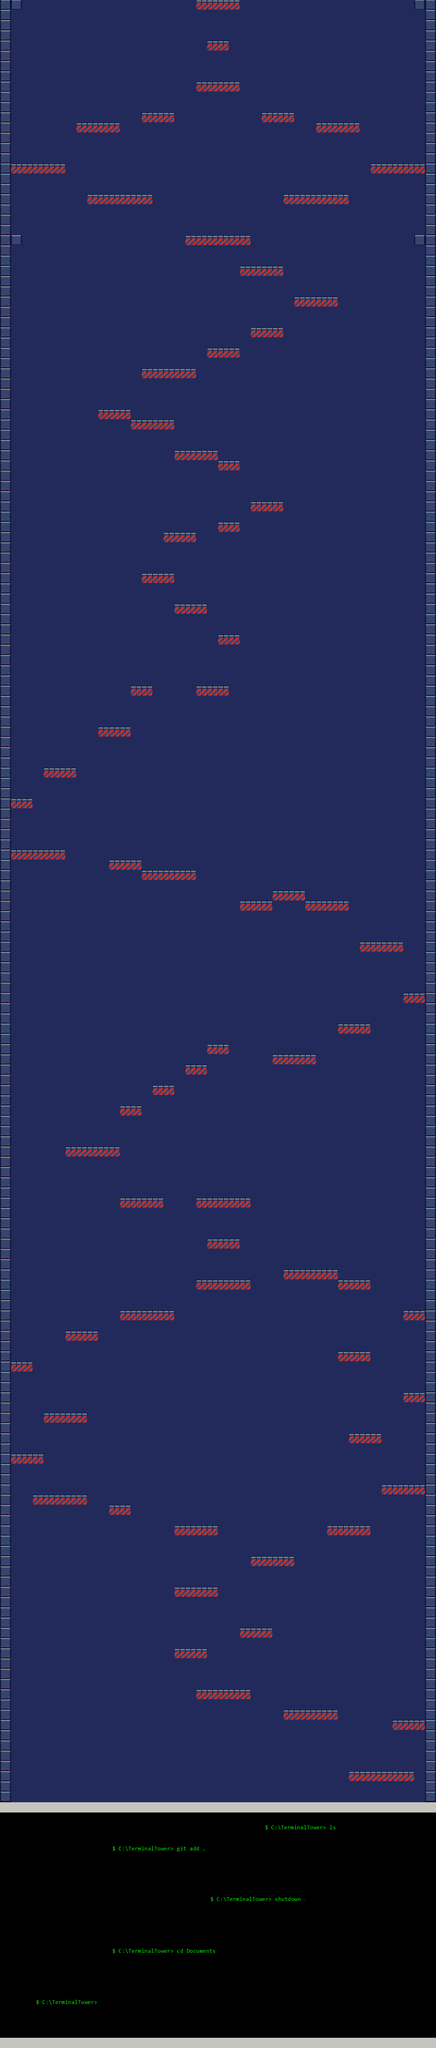

A level layout from a 2D game, rendered from its tile map. Below: a short description, then the map file with tile-grid data replaced by summaries:
An orthogonal 40x200 tile map with 32x30 px tiles, 1 tile layer (Rutelag 1), 8 tilesets and 86 objects (81x platform, 4x wall, player).

<map version="1.10" tiledversion="1.10.0" orientation="orthogonal" renderorder="right-down" width="40" height="200" tilewidth="32" tileheight="30" infinite="0" nextlayerid="4" nextobjectid="380">
 <tileset firstgid="1" source="orange_tile.tsx" />
 <tileset firstgid="2" source="green_tile.tsx" />
 <tileset firstgid="3" source="prompts_for_platforms.tsx" />
 <tileset firstgid="963" source="background.tsx" />
 <tileset firstgid="964" source="box.tsx" />
 <tileset firstgid="965" source="platform.tsx" />
 <tileset firstgid="966" source="commands.tsx" />
 <tileset firstgid="3126" source="grey.tsx" />
 <layer id="1" name="Rutelag 1" width="40" height="200">
  <data>[8000 cells, 8000 non-empty, 46 distinct tile ids]</data>
 </layer>
 <objectgroup id="2" name="Objektlag 1">
  <object id="36" name="wall" x="0" y="5722.11">
   <polygon points="0,277.895 32,277.895 32,-5002.11 0,-5002.11" />
  </object>
  <object id="37" name="wall" x="1250.67" y="5722.11">
   <polygon points="-2.67,277.895 26.6633,277.895 29.33,-5002.11 -2.67,-5002.11" />
  </object>
  <object id="167" name="wall" x="53.5606" y="693.439">
   <polygon points="-53,26 -21,26 -21,-694 -53,-694" />
  </object>
  <object id="168" name="wall" x="221.773" y="266.106">
   <polygon points="1026.79,453.333 1058.79,453.333 1058.79,-266.667 1026.79,-266.667" />
  </object>
  <object id="211" name="player" x="618.75" y="5924.25" width="34.5" height="7.5" />
  <object id="225" name="platform" x="545.561" y="690.739">
   <polygon points="0,0 192,0 192,-0.3 0,-0.3" />
  </object>
  <object id="226" name="platform" x="257.561" y="570.739">
   <polygon points="0,0 192,0 192,-0.3 0,-0.3" />
  </object>
  <object id="227" name="platform" x="33.5606" y="480.739">
   <polygon points="0,0 160,0 160,-0.3 0,-0.3" />
  </object>
  <object id="228" name="platform" x="225.561" y="360.739">
   <polygon points="0,0 128,0 128,-0.3 0,-0.3" />
  </object>
  <object id="229" name="platform" x="417.561" y="330.739">
   <polygon points="0,0 96,0 96,-0.3 0,-0.3" />
  </object>
  <object id="230" name="platform" x="833.561" y="570.739">
   <polygon points="0,0 192,0 192,-0.3 0,-0.3" />
  </object>
  <object id="231" name="platform" x="1089.56" y="480.739">
   <polygon points="0,0 160,0 160,-0.3 0,-0.3" />
  </object>
  <object id="232" name="platform" x="929.561" y="360.739">
   <polygon points="0,0 128,0 128,-0.3 0,-0.3" />
  </object>
  <object id="233" name="platform" x="769.561" y="330.739">
   <polygon points="0,0 96,0 96,-0.3 0,-0.3" />
  </object>
  <object id="234" name="platform" x="577.561" y="240.739">
   <polygon points="0,0 128,0 128,-0.3 0,-0.3" />
  </object>
  <object id="235" name="platform" x="609.561" y="120.739">
   <polygon points="0,0 64,0 64,-0.3 0,-0.3" />
  </object>
  <object id="236" name="platform" x="577.561" y="0.739394">
   <polygon points="0,0 128,0 128,-0.3 0,-0.3" />
  </object>
  <object id="311" name="platform" x="32" y="6000">
   <polygon points="0,0 1216,0 1216,-30 0,-30" />
  </object>
  <object id="312" name="platform" x="96" y="5850">
   <polygon points="0,0 0,0.3 192,0.3 192,0" />
  </object>
  <object id="313" name="platform" x="320" y="5700.3">
   <polygon points="0,0 320,0 320,-0.3 0,-0.3" />
  </object>
  <object id="314" name="platform" x="608" y="5550.3">
   <polygon points="0,0 288,0 288,-0.3 0,-0.3" />
  </object>
  <object id="315" name="platform" x="320" y="5400.3">
   <polygon points="0,0 288,0 288,-0.3 0,-0.3" />
  </object>
  <object id="316" name="platform" x="768" y="5340.3">
   <polygon points="0,0 224,0 224,-0.3 0,-0.3 0,0" />
  </object>
  <object id="317" name="platform" x="1024" y="5190.3">
   <polygon points="0,0 192,0 192,-0.3 0,-0.3" />
  </object>
  <object id="318" name="platform" x="1152" y="5040.3">
   <polygon points="0,0 96,0 96,-0.3 0,-0.3" />
  </object>
  <object id="319" name="platform" x="832" y="5010.3">
   <polygon points="0,0 160,0 160,-0.3 0,-0.3" />
  </object>
  <object id="320" name="platform" x="576" y="4950.3">
   <polygon points="0,0 160,0 160,-0.3 0,-0.3" />
  </object>
  <object id="321" name="platform" x="512" y="4830.3">
   <polygon points="0,0 96,0 96,-0.3 0,-0.3" />
  </object>
  <object id="322" name="platform" x="704" y="4770.3">
   <polygon points="0,0 96,0 96,-0.3 0,-0.3" />
  </object>
  <object id="323" name="platform" x="512" y="4650.3">
   <polygon points="0,0 128,0 128,-0.3 0,-0.3" />
  </object>
  <object id="324" name="platform" x="736" y="4560.3">
   <polygon points="0,0 128,0 128,-0.3 0,-0.3" />
  </object>
  <object id="325" name="platform" x="512" y="4470.3">
   <polygon points="0,0 128,0 128,-0.3 0,-0.3" />
  </object>
  <object id="326" name="platform" x="320" y="4410.3">
   <polygon points="0,0 64,0 64,-0.3 0,-0.3" />
  </object>
  <object id="327" name="platform" x="96" y="4380.3">
   <polygon points="0,0 160,0 160,-0.3 32,-0.3 0,-0.3" />
  </object>
  <object id="328" name="platform" x="32" y="4260.3">
   <polygon points="0,0 96,0 96,-0.3 0,-0.3" />
  </object>
  <object id="329" name="platform" x="128" y="4140.3">
   <polygon points="0,0 128,0 128,-0.3 0,-0.3" />
  </object>
  <object id="330" name="platform" x="32" y="3990.3">
   <polygon points="0,0 64,0 64,-0.3 0,-0.3" />
  </object>
  <object id="331" name="platform" x="192" y="3900.3">
   <polygon points="0,0 64,0 96,0 96,-0.3 0,-0.3" />
  </object>
  <object id="332" name="platform" x="352" y="3840.3">
   <polygon points="0,0 160,0 160,-0.3 0,-0.3" />
  </object>
  <object id="333" name="platform" x="960" y="4470.3">
   <polygon points="0,0 128,0 128,-0.3 0,-0.3" />
  </object>
  <object id="334" name="platform" x="1120" y="4350.3">
   <polygon points="0,0 128,0 128,-0.3 0,-0.3" />
  </object>
  <object id="335" name="platform" x="1024" y="4200.3">
   <polygon points="0,0 96,0 96,-0.3 0,-0.3" />
  </object>
  <object id="336" name="platform" x="1184" y="4080.3">
   <polygon points="0,0 64,0 64,-0.3 0,-0.3" />
  </object>
  <object id="337" name="platform" x="992" y="3960.3">
   <polygon points="0,0 96,0 96,-0.3 0,-0.3" />
  </object>
  <object id="338" name="platform" x="1184" y="3840.3">
   <polygon points="0,0 64,0 64,-0.3 0,-0.3" />
  </object>
  <object id="339" name="platform" x="992" y="3750.3">
   <polygon points="0,0 96,0 96,-0.3 0,-0.3" />
  </object>
  <object id="340" name="platform" x="832" y="3720.3">
   <polygon points="0,0 160,0 160,-0.3 0,-0.3" />
  </object>
  <object id="341" name="platform" x="576" y="3750.3">
   <polygon points="0,0 160,0 160,-0.3 0,-0.3" />
  </object>
  <object id="342" name="platform" x="608" y="3630.3">
   <polygon points="0,0 96,0 96,-0.3 0,-0.3" />
  </object>
  <object id="343" name="platform" x="576" y="3510.3">
   <polygon points="0,0 128,0 160,0 160,-0.3 0,-0.3" />
  </object>
  <object id="344" name="platform" x="352" y="3510.3">
   <polygon points="0,0 128,0 128,-0.3 0,-0.3" />
  </object>
  <object id="345" name="platform" x="192" y="3360.3">
   <polygon points="0,0 160,0 160,-0.3 0,-0.3" />
  </object>
  <object id="346" name="platform" x="352" y="3240.3">
   <polygon points="0,0 64,0 64,-0.3 0,-0.3" />
  </object>
  <object id="347" name="platform" x="448" y="3180.3">
   <polygon points="0,0 64,0 64,-0.3 0,-0.3" />
  </object>
  <object id="348" name="platform" x="544" y="3120.3">
   <polygon points="0,0 64,0 64,-0.3 0,-0.3" />
  </object>
  <object id="349" name="platform" x="608" y="3060.3">
   <polygon points="0,0 64,0 64,-0.3 0,-0.3" />
  </object>
  <object id="350" name="platform" x="800" y="3090.3">
   <polygon points="0,0 128,0 128,-0.3 0,-0.3" />
  </object>
  <object id="351" name="platform" x="992" y="3000.3">
   <polygon points="0,0 96,0 96,-0.3 0,-0.3" />
  </object>
  <object id="352" name="platform" x="1184" y="2910.3">
   <polygon points="0,0 64,0 64,-0.3 0,-0.3" />
  </object>
  </objectgroup>
</map>
<!-- 27 of 86 objects omitted -->
